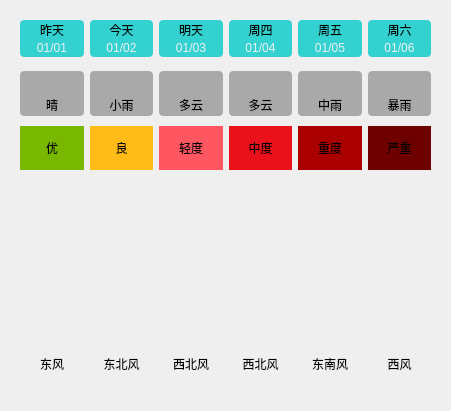
    <widget class="QWidget" name="widget_11" native="true">
     <property name="geometry">
      <rect>
       <x>360</x>
       <y>40</y>
       <width>451</width>
       <height>411</height>
      </rect>
     </property>
     <layout class="QVBoxLayout" name="verticalLayout_4">
      <property name="spacing">
       <number>0</number>
      </property>
      <item>
       <widget class="QWidget" name="widget_5" native="true">
        <property name="styleSheet">
         <string notr="true">QLabel {
	background-color: rgba(0, 200, 200, 200);
	border-radius: 4px;
}</string>
        </property>
        <layout class="QGridLayout" name="gridLayout_2">
         <property name="horizontalSpacing">
          <number>6</number>
         </property>
         <property name="verticalSpacing">
          <number>0</number>
         </property>
         <item row="0" column="0">
          <widget class="QLabel" name="lblWeek0">
           <property name="styleSheet">
            <string notr="true">border-bottom-left-radius: 0px;
border-bottom-right-radius: 0px;</string>
           </property>
           <property name="text">
            <string>昨天</string>
           </property>
           <property name="alignment">
            <set>Qt::AlignCenter</set>
           </property>
          </widget>
         </item>
         <item row="0" column="1">
          <widget class="QLabel" name="lblWeek1">
           <property name="styleSheet">
            <string notr="true">border-bottom-left-radius: 0px;
border-bottom-right-radius: 0px;</string>
           </property>
           <property name="text">
            <string>今天</string>
           </property>
           <property name="alignment">
            <set>Qt::AlignCenter</set>
           </property>
          </widget>
         </item>
         <item row="0" column="2">
          <widget class="QLabel" name="lblWeek2">
           <property name="styleSheet">
            <string notr="true">border-bottom-left-radius: 0px;
border-bottom-right-radius: 0px;</string>
           </property>
           <property name="text">
            <string>明天</string>
           </property>
           <property name="alignment">
            <set>Qt::AlignCenter</set>
           </property>
          </widget>
         </item>
         <item row="0" column="3">
          <widget class="QLabel" name="lblWeek3">
           <property name="styleSheet">
            <string notr="true">border-bottom-left-radius: 0px;
border-bottom-right-radius: 0px;</string>
           </property>
           <property name="text">
            <string>周四</string>
           </property>
           <property name="alignment">
            <set>Qt::AlignCenter</set>
           </property>
          </widget>
         </item>
         <item row="0" column="4">
          <widget class="QLabel" name="lblWeek4">
           <property name="styleSheet">
            <string notr="true">border-bottom-left-radius: 0px;
border-bottom-right-radius: 0px;</string>
           </property>
           <property name="text">
            <string>周五</string>
           </property>
           <property name="alignment">
            <set>Qt::AlignCenter</set>
           </property>
          </widget>
         </item>
         <item row="0" column="5">
          <widget class="QLabel" name="lblWeek5">
           <property name="styleSheet">
            <string notr="true">border-bottom-left-radius: 0px;
border-bottom-right-radius: 0px;</string>
           </property>
           <property name="text">
            <string>周六</string>
           </property>
           <property name="alignment">
            <set>Qt::AlignCenter</set>
           </property>
          </widget>
         </item>
         <item row="1" column="0">
          <widget class="QLabel" name="lblDate0">
           <property name="styleSheet">
            <string notr="true">border-top-left-radius: 0px;
border-top-right-radius: 0px;
color: rgb(240, 240, 240);</string>
           </property>
           <property name="text">
            <string>01/01</string>
           </property>
           <property name="alignment">
            <set>Qt::AlignCenter</set>
           </property>
          </widget>
         </item>
         <item row="1" column="1">
          <widget class="QLabel" name="lblDate1">
           <property name="styleSheet">
            <string notr="true">border-top-left-radius: 0px;
border-top-right-radius: 0px;
color: rgb(240, 240, 240);</string>
           </property>
           <property name="text">
            <string>01/02</string>
           </property>
           <property name="alignment">
            <set>Qt::AlignCenter</set>
           </property>
          </widget>
         </item>
         <item row="1" column="2">
          <widget class="QLabel" name="lblDate2">
           <property name="styleSheet">
            <string notr="true">border-top-left-radius: 0px;
border-top-right-radius: 0px;
color: rgb(240, 240, 240);</string>
           </property>
           <property name="text">
            <string>01/03</string>
           </property>
           <property name="alignment">
            <set>Qt::AlignCenter</set>
           </property>
          </widget>
         </item>
         <item row="1" column="3">
          <widget class="QLabel" name="lblDate3">
           <property name="styleSheet">
            <string notr="true">border-top-left-radius: 0px;
border-top-right-radius: 0px;
color: rgb(240, 240, 240);</string>
           </property>
           <property name="text">
            <string>01/04</string>
           </property>
           <property name="alignment">
            <set>Qt::AlignCenter</set>
           </property>
          </widget>
         </item>
         <item row="1" column="4">
          <widget class="QLabel" name="lblDate4">
           <property name="styleSheet">
            <string notr="true">border-top-left-radius: 0px;
border-top-right-radius: 0px;
color: rgb(240, 240, 240);</string>
           </property>
           <property name="text">
            <string>01/05</string>
           </property>
           <property name="alignment">
            <set>Qt::AlignCenter</set>
           </property>
          </widget>
         </item>
         <item row="1" column="5">
          <widget class="QLabel" name="lblDate5">
           <property name="styleSheet">
            <string notr="true">border-top-left-radius: 0px;
border-top-right-radius: 0px;
color: rgb(240, 240, 240);</string>
           </property>
           <property name="text">
            <string>01/06</string>
           </property>
           <property name="alignment">
            <set>Qt::AlignCenter</set>
           </property>
          </widget>
         </item>
        </layout>
       </widget>
      </item>
      <item>
       <widget class="QWidget" name="widget_6" native="true">
        <property name="styleSheet">
         <string notr="true">QLabel {
	background-color: rgba(60, 60, 60, 100);
	border-radius: 4px;
}</string>
        </property>
        <layout class="QGridLayout" name="gridLayout_3">
         <property name="topMargin">
          <number>5</number>
         </property>
         <property name="bottomMargin">
          <number>5</number>
         </property>
         <property name="verticalSpacing">
          <number>0</number>
         </property>
         <item row="0" column="3">
          <widget class="QLabel" name="lblTypeIcon3">
           <property name="styleSheet">
            <string notr="true">border-bottom-left-radius: 0px;
border-bottom-right-radius: 0px;</string>
           </property>
           <property name="text">
            <string/>
           </property>
           <property name="pixmap">
            <pixmap resource="main.qrc">:/res/type/DuoYun.png</pixmap>
           </property>
           <property name="alignment">
            <set>Qt::AlignCenter</set>
           </property>
          </widget>
         </item>
         <item row="0" column="0">
          <widget class="QLabel" name="lblTypeIcon0">
           <property name="minimumSize">
            <size>
             <width>0</width>
             <height>0</height>
            </size>
           </property>
           <property name="maximumSize">
            <size>
             <width>1000</width>
             <height>1000</height>
            </size>
           </property>
           <property name="styleSheet">
            <string notr="true">border-bottom-left-radius: 0px;
border-bottom-right-radius: 0px;</string>
           </property>
           <property name="text">
            <string/>
           </property>
           <property name="pixmap">
            <pixmap resource="main.qrc">:/res/type/Qing.png</pixmap>
           </property>
           <property name="alignment">
            <set>Qt::AlignCenter</set>
           </property>
          </widget>
         </item>
         <item row="0" column="2">
          <widget class="QLabel" name="lblTypeIcon2">
           <property name="styleSheet">
            <string notr="true">border-bottom-left-radius: 0px;
border-bottom-right-radius: 0px;</string>
           </property>
           <property name="text">
            <string/>
           </property>
           <property name="pixmap">
            <pixmap resource="main.qrc">:/res/type/DuoYun.png</pixmap>
           </property>
           <property name="alignment">
            <set>Qt::AlignCenter</set>
           </property>
          </widget>
         </item>
         <item row="1" column="0">
          <widget class="QLabel" name="lblType0">
           <property name="styleSheet">
            <string notr="true">border-top-left-radius: 0px;
border-top-right-radius: 0px;</string>
           </property>
           <property name="text">
            <string>晴</string>
           </property>
           <property name="alignment">
            <set>Qt::AlignCenter</set>
           </property>
          </widget>
         </item>
         <item row="1" column="3">
          <widget class="QLabel" name="lblType3">
           <property name="styleSheet">
            <string notr="true">border-top-left-radius: 0px;
border-top-right-radius: 0px;</string>
           </property>
           <property name="text">
            <string>多云</string>
           </property>
           <property name="alignment">
            <set>Qt::AlignCenter</set>
           </property>
          </widget>
         </item>
         <item row="0" column="5">
          <widget class="QLabel" name="lblTypeIcon5">
           <property name="styleSheet">
            <string notr="true">border-bottom-left-radius: 0px;
border-bottom-right-radius: 0px;</string>
           </property>
           <property name="text">
            <string/>
           </property>
           <property name="pixmap">
            <pixmap resource="main.qrc">:/res/type/BaoYu.png</pixmap>
           </property>
           <property name="alignment">
            <set>Qt::AlignCenter</set>
           </property>
          </widget>
         </item>
         <item row="1" column="5">
          <widget class="QLabel" name="lblType5">
           <property name="styleSheet">
            <string notr="true">border-top-left-radius: 0px;
border-top-right-radius: 0px;</string>
           </property>
           <property name="text">
            <string>暴雨</string>
           </property>
           <property name="alignment">
            <set>Qt::AlignCenter</set>
           </property>
          </widget>
         </item>
         <item row="1" column="4">
          <widget class="QLabel" name="lblType4">
           <property name="styleSheet">
            <string notr="true">border-top-left-radius: 0px;
border-top-right-radius: 0px;</string>
           </property>
           <property name="text">
            <string>中雨</string>
           </property>
           <property name="alignment">
            <set>Qt::AlignCenter</set>
           </property>
          </widget>
         </item>
         <item row="0" column="1">
          <widget class="QLabel" name="lblTypeIcon1">
           <property name="styleSheet">
            <string notr="true">border-bottom-left-radius: 0px;
border-bottom-right-radius: 0px;</string>
           </property>
           <property name="text">
            <string/>
           </property>
           <property name="pixmap">
            <pixmap resource="main.qrc">:/res/type/XiaoYu.png</pixmap>
           </property>
           <property name="alignment">
            <set>Qt::AlignCenter</set>
           </property>
          </widget>
         </item>
         <item row="1" column="2">
          <widget class="QLabel" name="lblType2">
           <property name="styleSheet">
            <string notr="true">border-top-left-radius: 0px;
border-top-right-radius: 0px;</string>
           </property>
           <property name="text">
            <string>多云</string>
           </property>
           <property name="alignment">
            <set>Qt::AlignCenter</set>
           </property>
          </widget>
         </item>
         <item row="0" column="4">
          <widget class="QLabel" name="lblTypeIcon4">
           <property name="styleSheet">
            <string notr="true">border-bottom-left-radius: 0px;
border-bottom-right-radius: 0px;</string>
           </property>
           <property name="text">
            <string/>
           </property>
           <property name="pixmap">
            <pixmap resource="main.qrc">:/res/type/ZhongYu.png</pixmap>
           </property>
           <property name="alignment">
            <set>Qt::AlignCenter</set>
           </property>
          </widget>
         </item>
         <item row="1" column="1">
          <widget class="QLabel" name="lblType1">
           <property name="styleSheet">
            <string notr="true">border-top-left-radius: 0px;
border-top-right-radius: 0px;</string>
           </property>
           <property name="text">
            <string>小雨</string>
           </property>
           <property name="alignment">
            <set>Qt::AlignCenter</set>
           </property>
          </widget>
         </item>
        </layout>
       </widget>
      </item>
      <item>
       <widget class="QWidget" name="widget_9" native="true">
        <layout class="QHBoxLayout" name="horizontalLayout_11">
         <property name="topMargin">
          <number>5</number>
         </property>
         <property name="bottomMargin">
          <number>5</number>
         </property>
         <item>
          <widget class="QLabel" name="lblQuality0">
           <property name="styleSheet">
            <string notr="true">background-color: rgb(121, 184, 0);
padding:8px;</string>
           </property>
           <property name="text">
            <string>优</string>
           </property>
           <property name="alignment">
            <set>Qt::AlignCenter</set>
           </property>
          </widget>
         </item>
         <item>
          <widget class="QLabel" name="lblQuality1">
           <property name="styleSheet">
            <string notr="true">background-color: rgb(255, 187, 23);</string>
           </property>
           <property name="text">
            <string>良</string>
           </property>
           <property name="alignment">
            <set>Qt::AlignCenter</set>
           </property>
          </widget>
         </item>
         <item>
          <widget class="QLabel" name="lblQuality2">
           <property name="styleSheet">
            <string notr="true">background-color: rgb(255, 87, 97);</string>
           </property>
           <property name="text">
            <string>轻度</string>
           </property>
           <property name="alignment">
            <set>Qt::AlignCenter</set>
           </property>
          </widget>
         </item>
         <item>
          <widget class="QLabel" name="lblQuality3">
           <property name="styleSheet">
            <string notr="true">background-color: rgb(235, 17, 27);</string>
           </property>
           <property name="text">
            <string>中度</string>
           </property>
           <property name="alignment">
            <set>Qt::AlignCenter</set>
           </property>
          </widget>
         </item>
         <item>
          <widget class="QLabel" name="lblQuality4">
           <property name="styleSheet">
            <string notr="true">background-color: rgb(170, 0, 0);</string>
           </property>
           <property name="text">
            <string>重度</string>
           </property>
           <property name="alignment">
            <set>Qt::AlignCenter</set>
           </property>
          </widget>
         </item>
         <item>
          <widget class="QLabel" name="lblQuality5">
           <property name="styleSheet">
            <string notr="true">background-color: rgb(110, 0, 0);</string>
           </property>
           <property name="text">
            <string>严重</string>
           </property>
           <property name="alignment">
            <set>Qt::AlignCenter</set>
           </property>
          </widget>
         </item>
        </layout>
       </widget>
      </item>
      <item>
       <widget class="QWidget" name="widget_7" native="true">
        <layout class="QVBoxLayout" name="verticalLayout_5">
         <property name="spacing">
          <number>0</number>
         </property>
         <property name="topMargin">
          <number>5</number>
         </property>
         <property name="bottomMargin">
          <number>5</number>
         </property>
         <item>
          <widget class="QLabel" name="lblHighCurve">
           <property name="minimumSize">
            <size>
             <width>0</width>
             <height>80</height>
            </size>
           </property>
           <property name="maximumSize">
            <size>
             <width>10000</width>
             <height>10000</height>
            </size>
           </property>
           <property name="styleSheet">
            <string notr="true">border-bottom-left-radius: 0px;
border-bottom-right-radius: 0px;</string>
           </property>
           <property name="text">
            <string/>
           </property>
           <property name="alignment">
            <set>Qt::AlignCenter</set>
           </property>
          </widget>
         </item>
         <item>
          <widget class="QLabel" name="lblLowCurve">
           <property name="minimumSize">
            <size>
             <width>0</width>
             <height>80</height>
            </size>
           </property>
           <property name="maximumSize">
            <size>
             <width>10000</width>
             <height>10000</height>
            </size>
           </property>
           <property name="styleSheet">
            <string notr="true">border-top-left-radius: 0px;
border-top-right-radius: 0px;</string>
           </property>
           <property name="text">
            <string/>
           </property>
           <property name="alignment">
            <set>Qt::AlignCenter</set>
           </property>
          </widget>
         </item>
        </layout>
       </widget>
      </item>
      <item>
       <widget class="QWidget" name="widget_8" native="true">
        <layout class="QGridLayout" name="gridLayout_4">
         <property name="verticalSpacing">
          <number>0</number>
         </property>
         <item row="0" column="0">
          <widget class="QLabel" name="lblFx0">
           <property name="styleSheet">
            <string notr="true">border-bottom-left-radius: 0px;
border-bottom-right-radius: 0px;</string>
           </property>
           <property name="text">
            <string>东风</string>
           </property>
           <property name="alignment">
            <set>Qt::AlignCenter</set>
           </property>
          </widget>
         </item>
         <item row="0" column="1">
          <widget class="QLabel" name="lblFx1">
           <property name="styleSheet">
            <string notr="true">border-bottom-left-radius: 0px;
border-bottom-right-radius: 0px;</string>
           </property>
           <property name="text">
            <string>东北风</string>
           </property>
           <property name="alignment">
            <set>Qt::AlignCenter</set>
           </property>
          </widget>
         </item>
         <item row="0" column="2">
          <widget class="QLabel" name="lblFx2">
           <property name="styleSheet">
            <string notr="true">border-bottom-left-radius: 0px;
border-bottom-right-radius: 0px;</string>
           </property>
           <property name="text">
            <string>西北风</string>
           </property>
           <property name="alignment">
            <set>Qt::AlignCenter</set>
           </property>
          </widget>
         </item>
         <item row="0" column="3">
          <widget class="QLabel" name="lblFx3">
           <property name="styleSheet">
            <string notr="true">border-bottom-left-radius: 0px;
border-bottom-right-radius: 0px;</string>
           </property>
           <property name="text">
            <string>西北风</string>
           </property>
           <property name="alignment">
            <set>Qt::AlignCenter</set>
           </property>
          </widget>
         </item>
         <item row="0" column="4">
          <widget class="QLabel" name="lblFx4">
           <property name="styleSheet">
            <string notr="true">border-bottom-left-radius: 0px;
border-bottom-right-radius: 0px;</string>
           </property>
           <property name="text">
            <string>东南风</string>
           </property>
           <property name="alignment">
            <set>Qt::AlignCenter</set>
           </property>
          </widget>
         </item>
         <item row="0" column="5">
          <widget class="QLabel" name="lblFx5">
           <property name="styleSheet">
            <string notr="true">border-bottom-left-radius: 0px;
border-bottom-right-radius: 0px;</string>
           </property>
           <property name="text">
            <string>西风</string>
           </property>
           <property name="alignment">
            <set>Qt::AlignCenter</set>
           </property>
          </widget>
         </item>
         <item row="1" column="0">
          <widget class="QLabel" name="lblFl0">
           <property name="styleSheet">
            <string notr="true">border-top-left-radius: 0px;
border-top-right-radius: 0px;
color: rgb(240, 240, 240);</string>
           </property>
           <property name="text">
            <string>2级</string>
           </property>
           <property name="alignment">
            <set>Qt::AlignCenter</set>
           </property>
          </widget>
         </item>
         <item row="1" column="1">
          <widget class="QLabel" name="lblFl1">
           <property name="styleSheet">
            <string notr="true">border-top-left-radius: 0px;
border-top-right-radius: 0px;
color: rgb(240, 240, 240);</string>
           </property>
           <property name="text">
            <string>3级</string>
           </property>
           <property name="alignment">
            <set>Qt::AlignCenter</set>
           </property>
          </widget>
         </item>
         <item row="1" column="2">
          <widget class="QLabel" name="lblFl2">
           <property name="styleSheet">
            <string notr="true">border-top-left-radius: 0px;
border-top-right-radius: 0px;
color: rgb(240, 240, 240);</string>
           </property>
           <property name="text">
            <string>2级</string>
           </property>
           <property name="alignment">
            <set>Qt::AlignCenter</set>
           </property>
          </widget>
         </item>
         <item row="1" column="3">
          <widget class="QLabel" name="lblFl3">
           <property name="styleSheet">
            <string notr="true">border-top-left-radius: 0px;
border-top-right-radius: 0px;
color: rgb(240, 240, 240);</string>
           </property>
           <property name="text">
            <string>1级</string>
           </property>
           <property name="alignment">
            <set>Qt::AlignCenter</set>
           </property>
          </widget>
         </item>
         <item row="1" column="4">
          <widget class="QLabel" name="lblFl4">
           <property name="styleSheet">
            <string notr="true">border-top-left-radius: 0px;
border-top-right-radius: 0px;
color: rgb(240, 240, 240);</string>
           </property>
           <property name="text">
            <string>2级</string>
           </property>
           <property name="alignment">
            <set>Qt::AlignCenter</set>
           </property>
          </widget>
         </item>
         <item row="1" column="5">
          <widget class="QLabel" name="lblFl5">
           <property name="styleSheet">
            <string notr="true">border-top-left-radius: 0px;
border-top-right-radius: 0px;
color: rgb(240, 240, 240);</string>
           </property>
           <property name="text">
            <string>2级</string>
           </property>
           <property name="alignment">
            <set>Qt::AlignCenter</set>
           </property>
          </widget>
         </item>
        </layout>
       </widget>
      </item>
     </layout>
    </widget>
